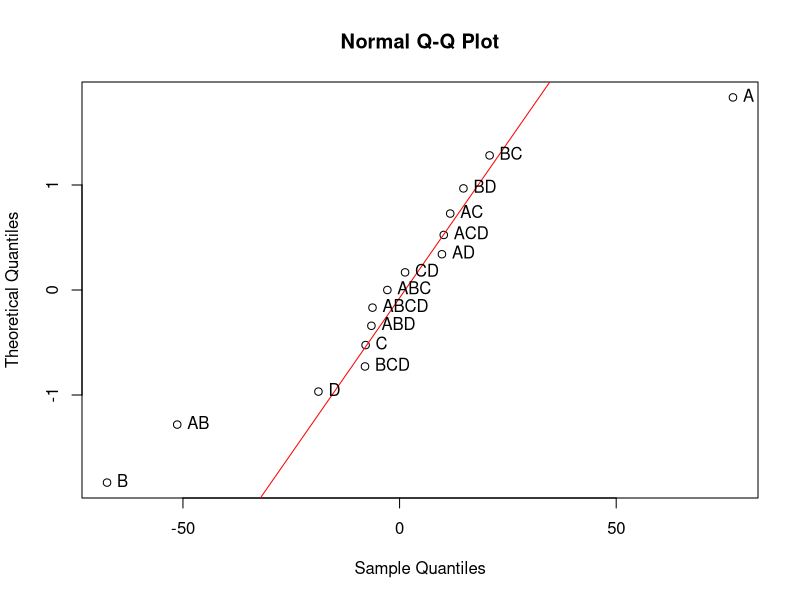
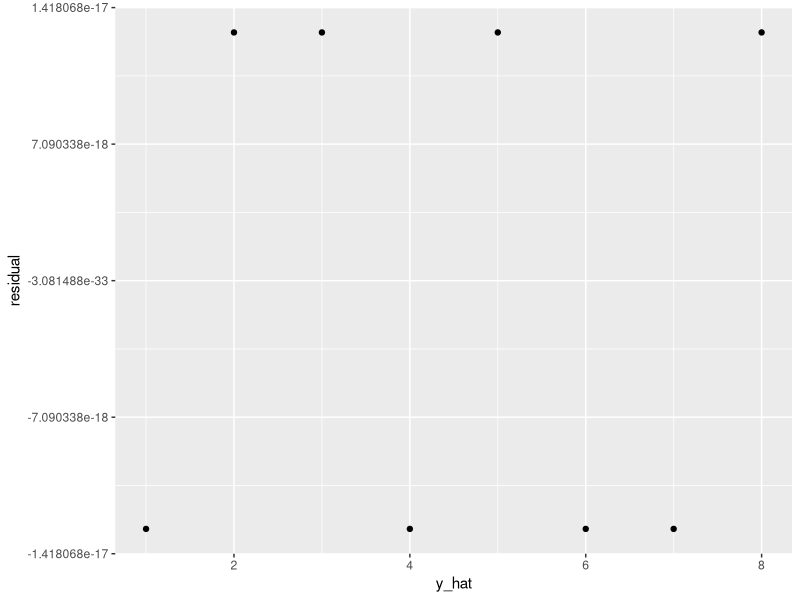
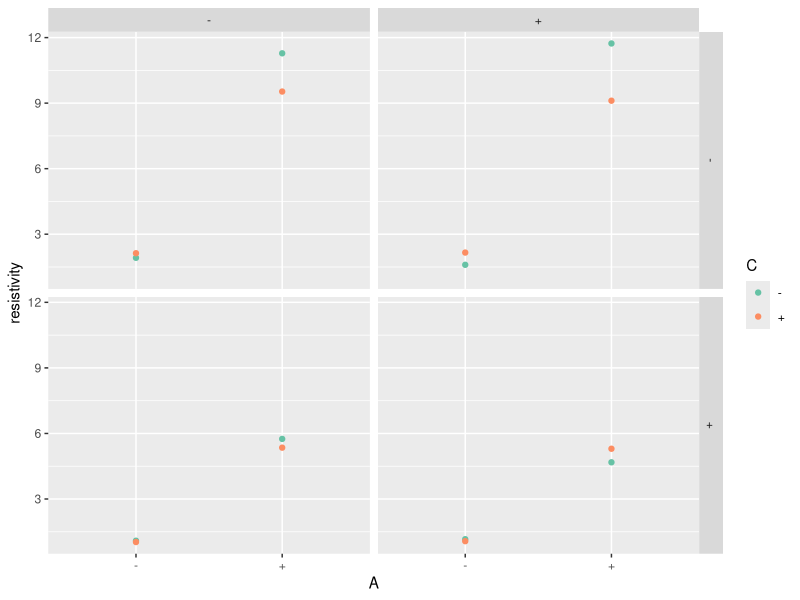
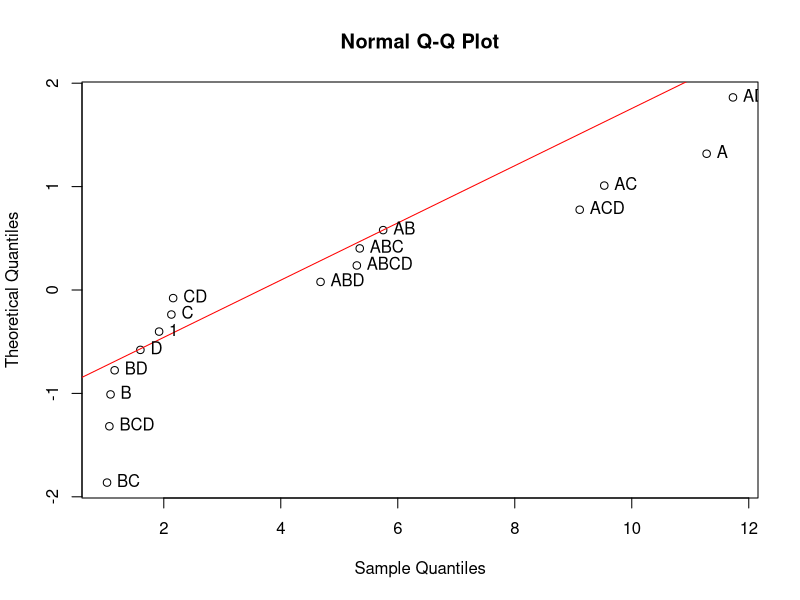
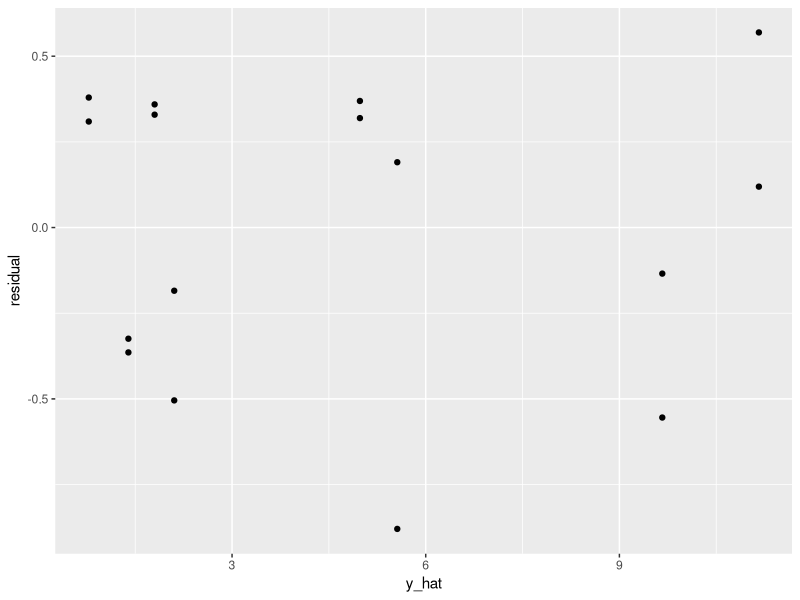
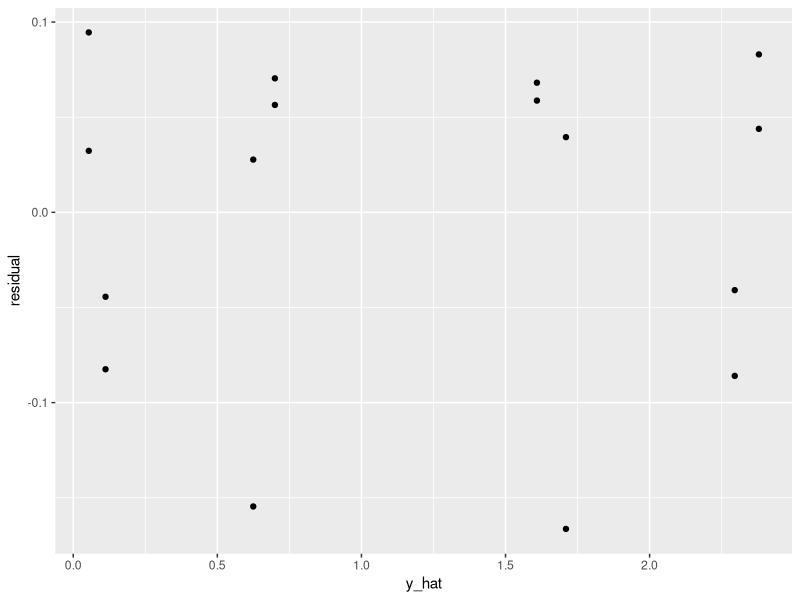
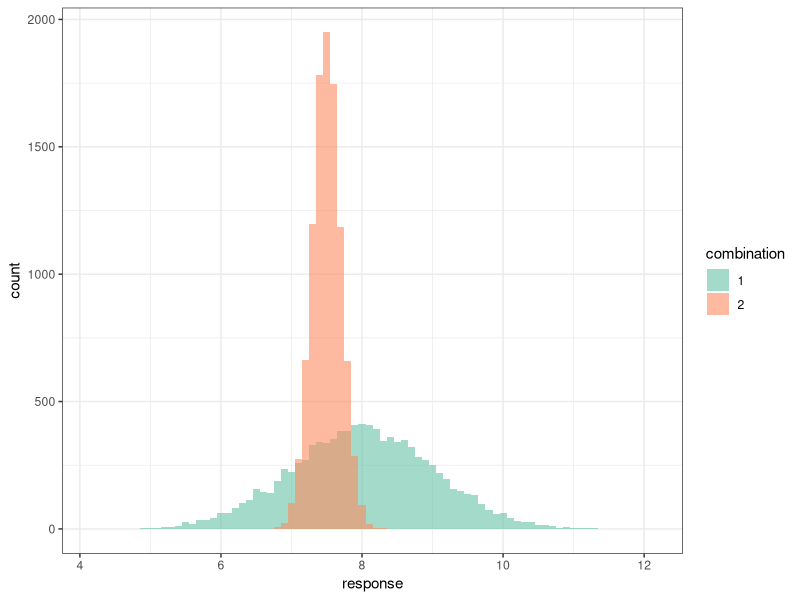
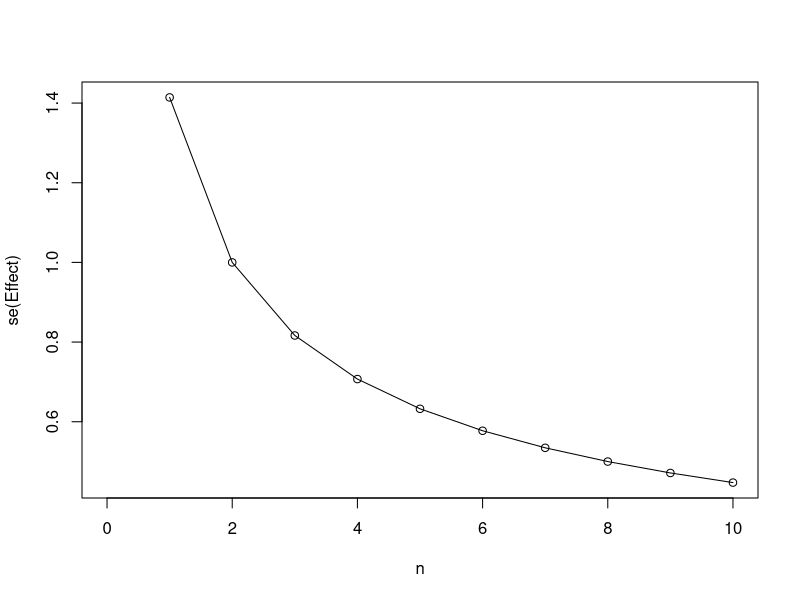

Here is the R script that generated these plots, in order:
## ---- chunk 1
knitr::opts_chunk$set(echo = TRUE)
library("dplyr")
library("ggplot2")
library("readr")
library("tufte")
## ---- chunk 2
effects <- c(
  "A" = 76.95, "B"= -67.52, "C" = -7.84, "D" = -18.73, "AB" = -51.32, 
  "AC" = 11.69, "AD" = 9.78, "BC" = 20.78, "BD" = 14.74, "CD" = 1.27, 
  "ABC" = -2.82, "ABD" = -6.50, "ACD" = 10.20, "BCD" = -7.98, "ABCD" = -6.25
)
## ---- chunk 3
plotted <- function(effects) { 
  qq <- qqnorm(effects, datax = TRUE)
  qqline(effects, col = "red", probs = c(0.3, 0.7), datax = TRUE)
  text(qq$x, qq$y, names(effects), pos=4)
}
plotted(effects)
## ---- chunk 4
mail <- data.frame(
  "run" = seq_len(8),
  "A" = as.factor(rep(c("-", "+"), 4)), # - is 3rd class, + is 1st class
  "B" = as.factor(rep(c("-", "-", "+", "+"), 2)), # - is bw, + is color
  "C" = as.factor(rep(c("-", "+"), each = 4)), # - is $20, + is $25
  "replicate_1" = c(50, 44, 46, 42, 49, 48, 47, 56),
  "replicate_2" = c(54, 42, 48, 43, 46, 45, 48, 54)
)
## ---- chunk 5
fit <- lm(run ~ (A + B + C) ^ 2, data = mail)
anova(fit)
## ---- chunk 6
resids <- mail %>%
  mutate(
    residual = resid(fit),
    y_hat = predict(fit))

ggplot(resids) +
  geom_point(aes(x = y_hat, y = residual))
## ---- chunk 7
resistivity <- data.frame(
  run = seq_len(16),
  A = as.factor(rep(c("-", "+"), 8)),
  B = as.factor(rep(rep(c("-", "+"), each = 2), 4)),
  C = as.factor(rep(rep(c("-", "+"), each = 4), 2)),
  D = rep(c("-", "+"), each = 8),
  resistivity = c(1.92, 11.28, 1.09, 5.75, 2.13, 9.53, 1.03, 5.35, 1.60, 11.73, 1.16, 4.68, 2.16, 9.11, 1.07, 5.30)
)
resistivity.effects = c(
  "1" = 1.92, "A" = 11.28, "B" = 1.09, "AB" = 5.75, 
  "C"=2.13, "AC"=9.53, "BC"=1.03, "ABC"=5.35, 
  "D"=1.60, "AD"=11.73, "BD"=1.16, "ABD"=4.68, 
  "CD"=2.16, "ACD"=9.11, "BCD"=1.07, "ABCD"=5.30)
## ---- chunk 8
fit2 = lm(resistivity ~ (A + B + C) ^ 2, data = resistivity)
anova(fit2)
ggplot(resistivity) +
  geom_point(aes(x = A, y = resistivity, col = C)) +
  scale_color_brewer(palette = "Set2") +
  facet_grid(B ~ D)
plotted(resistivity.effects)
## ---- chunk 9
resistivity_resid2 <- resistivity %>%
  mutate(
    residual = resid(fit2),
    y_hat = predict(fit2))

ggplot(resistivity_resid2) +
  geom_point(aes(x = y_hat, y = residual))
## ---- chunk 10
fit3 = lm(log(resistivity) ~ (A + B + C) ^ 2, data = resistivity)
anova(fit3)

resistivity_resid3 <- resistivity %>%
  mutate(
    residual = resid(fit3),
    y_hat = predict(fit3))

ggplot(resistivity_resid3) +
  geom_point(aes(x = y_hat, y = residual))
## ---- chunk 11
library("ggplot2")
theme_set(theme_bw())

n_sim <- 10000
df <- data.frame(
  combination = rep(c("1", "2"), each = n_sim),
  response = c(rnorm(n_sim, 8), rnorm(n_sim, 7.5, 0.2))
)
ggplot(df) +
  geom_histogram(
    aes(x = response, fill = combination),
    position = position_identity(),
    binwidth = 0.1,
    alpha = 0.6
  ) +
  scale_fill_brewer(palette = "Set2")
## ---- chunk 12
n = seq(0,10,1)
k = seq(0,10,1)
plot(n, (2/sqrt(n*2^1)), type="o", ylab="se(Effect)")
plot(x=k, y=(2/sqrt(2^k)), col="red", type="o", ylab="se(Effect)")
